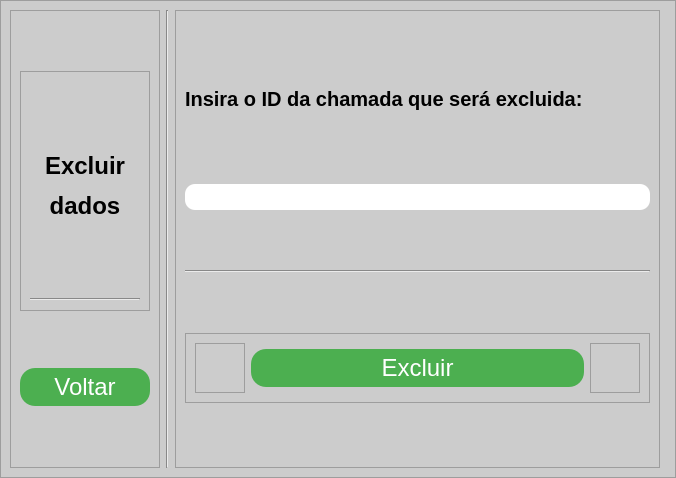
<?xml version="1.0" encoding="UTF-8"?>
<ui version="4.0">
 <class>InsertWindow</class>
 <widget class="QMainWindow" name="InsertWindow">
  <property name="geometry">
   <rect>
    <x>0</x>
    <y>0</y>
    <width>676</width>
    <height>478</height>
   </rect>
  </property>
  <property name="minimumSize">
   <size>
    <width>676</width>
    <height>478</height>
   </size>
  </property>
  <property name="maximumSize">
   <size>
    <width>676</width>
    <height>478</height>
   </size>
  </property>
  <property name="windowTitle">
   <string>Inserir dados</string>
  </property>
  <widget class="QWidget" name="centralwidget">
   <property name="minimumSize">
    <size>
     <width>0</width>
     <height>0</height>
    </size>
   </property>
   <layout class="QVBoxLayout" name="verticalLayout">
    <property name="spacing">
     <number>0</number>
    </property>
    <property name="leftMargin">
     <number>0</number>
    </property>
    <property name="topMargin">
     <number>0</number>
    </property>
    <property name="rightMargin">
     <number>0</number>
    </property>
    <property name="bottomMargin">
     <number>0</number>
    </property>
    <item>
     <widget class="QFrame" name="frame">
      <property name="minimumSize">
       <size>
        <width>0</width>
        <height>0</height>
       </size>
      </property>
      <property name="maximumSize">
       <size>
        <width>6526262</width>
        <height>16777215</height>
       </size>
      </property>
      <property name="styleSheet">
       <string notr="true">background-color: rgb(204, 204, 204);</string>
      </property>
      <property name="frameShape">
       <enum>QFrame::StyledPanel</enum>
      </property>
      <property name="frameShadow">
       <enum>QFrame::Raised</enum>
      </property>
      <layout class="QHBoxLayout" name="horizontalLayout">
       <item>
        <widget class="QFrame" name="frame_2">
         <property name="minimumSize">
          <size>
           <width>150</width>
           <height>0</height>
          </size>
         </property>
         <property name="maximumSize">
          <size>
           <width>150</width>
           <height>16777215</height>
          </size>
         </property>
         <property name="frameShape">
          <enum>QFrame::StyledPanel</enum>
         </property>
         <property name="frameShadow">
          <enum>QFrame::Raised</enum>
         </property>
         <layout class="QVBoxLayout" name="verticalLayout_3">
          <item>
           <widget class="QFrame" name="frame_8">
            <property name="maximumSize">
             <size>
              <width>16777215</width>
              <height>240</height>
             </size>
            </property>
            <property name="frameShape">
             <enum>QFrame::StyledPanel</enum>
            </property>
            <property name="frameShadow">
             <enum>QFrame::Raised</enum>
            </property>
            <layout class="QVBoxLayout" name="verticalLayout_4">
             <item>
              <widget class="QLabel" name="label_4">
               <property name="text">
                <string>&lt;html&gt;&lt;head/&gt;&lt;body&gt;&lt;p align=&quot;center&quot;&gt;&lt;span style=&quot; font-size:18pt; font-weight:600;&quot;&gt;Excluir&lt;/span&gt;&lt;/p&gt;&lt;p align=&quot;center&quot;&gt;&lt;span style=&quot; font-size:18pt; font-weight:600;&quot;&gt;dados&lt;/span&gt;&lt;/p&gt;&lt;/body&gt;&lt;/html&gt;</string>
               </property>
              </widget>
             </item>
             <item>
              <widget class="Line" name="line_3">
               <property name="orientation">
                <enum>Qt::Horizontal</enum>
               </property>
              </widget>
             </item>
            </layout>
           </widget>
          </item>
          <item>
           <widget class="QPushButton" name="pushButton_2">
            <property name="styleSheet">
             <string notr="true">QPushButton{
padding: 5px 25px;
font-size: 24px;
text-align: center;
color: #fff;
background-color: #4CAF50;
border-radius: 15px;
}


QPushButton:hover{
background-color: green;
}



QPushButton:pressed{
  background-color: #3e8e41;
}</string>
            </property>
            <property name="text">
             <string>Voltar</string>
            </property>
            <property name="icon">
             <iconset>
              <normaloff>Icons/Setapratras-removebg-preview.png</normaloff>Icons/Setapratras-removebg-preview.png</iconset>
            </property>
            <property name="iconSize">
             <size>
              <width>25</width>
              <height>15</height>
             </size>
            </property>
           </widget>
          </item>
         </layout>
        </widget>
       </item>
       <item>
        <widget class="Line" name="line_2">
         <property name="orientation">
          <enum>Qt::Vertical</enum>
         </property>
        </widget>
       </item>
       <item>
        <widget class="QFrame" name="frame_4">
         <property name="frameShape">
          <enum>QFrame::StyledPanel</enum>
         </property>
         <property name="frameShadow">
          <enum>QFrame::Raised</enum>
         </property>
         <layout class="QVBoxLayout" name="verticalLayout_2">
          <item>
           <widget class="QLabel" name="label_2">
            <property name="maximumSize">
             <size>
              <width>16777215</width>
              <height>50</height>
             </size>
            </property>
            <property name="styleSheet">
             <string notr="true">background-color: rgb(204, 204, 204);
font-size:20px;
font-weight: bold;
</string>
            </property>
            <property name="text">
             <string>Insira o ID da chamada que será excluida:</string>
            </property>
           </widget>
          </item>
          <item>
           <widget class="QLineEdit" name="lineEdit">
            <property name="maximumSize">
             <size>
              <width>656566</width>
              <height>16777215</height>
             </size>
            </property>
            <property name="styleSheet">
             <string notr="true">
QLineEdit{
font-size: 20px;
text-align: center;
border-radius: 10px;
background-color: rgb(255, 255, 255);
}</string>
            </property>
           </widget>
          </item>
          <item>
           <widget class="Line" name="line">
            <property name="orientation">
             <enum>Qt::Horizontal</enum>
            </property>
           </widget>
          </item>
          <item>
           <widget class="QFrame" name="frame_5">
            <property name="maximumSize">
             <size>
              <width>16777215</width>
              <height>70</height>
             </size>
            </property>
            <property name="frameShape">
             <enum>QFrame::StyledPanel</enum>
            </property>
            <property name="frameShadow">
             <enum>QFrame::Raised</enum>
            </property>
            <layout class="QHBoxLayout" name="horizontalLayout_2">
             <item>
              <widget class="QFrame" name="frame_6">
               <property name="maximumSize">
                <size>
                 <width>50</width>
                 <height>16777215</height>
                </size>
               </property>
               <property name="frameShape">
                <enum>QFrame::StyledPanel</enum>
               </property>
               <property name="frameShadow">
                <enum>QFrame::Raised</enum>
               </property>
              </widget>
             </item>
             <item>
              <widget class="QPushButton" name="pushButton">
               <property name="styleSheet">
                <string notr="true">QPushButton{
padding: 5px 25px;
font-size: 24px;
text-align: center;
color: #fff;
background-color: #4CAF50;
border-radius: 15px;
}


QPushButton:hover{
background-color: green;
}



QPushButton:pressed{
  background-color: #3e8e41;
}</string>
               </property>
               <property name="text">
                <string>Excluir</string>
               </property>
               <property name="icon">
                <iconset>
                 <normaloff>Icons/deleteicon-removebg-preview-removebg-preview.png</normaloff>Icons/deleteicon-removebg-preview-removebg-preview.png</iconset>
               </property>
               <property name="iconSize">
                <size>
                 <width>40</width>
                 <height>25</height>
                </size>
               </property>
              </widget>
             </item>
             <item>
              <widget class="QFrame" name="frame_7">
               <property name="maximumSize">
                <size>
                 <width>50</width>
                 <height>16777215</height>
                </size>
               </property>
               <property name="frameShape">
                <enum>QFrame::StyledPanel</enum>
               </property>
               <property name="frameShadow">
                <enum>QFrame::Raised</enum>
               </property>
              </widget>
             </item>
            </layout>
           </widget>
          </item>
         </layout>
        </widget>
       </item>
       <item>
        <widget class="QFrame" name="frame_3">
         <property name="minimumSize">
          <size>
           <width>0</width>
           <height>0</height>
          </size>
         </property>
         <property name="maximumSize">
          <size>
           <width>150</width>
           <height>16777215</height>
          </size>
         </property>
         <property name="frameShape">
          <enum>QFrame::StyledPanel</enum>
         </property>
         <property name="frameShadow">
          <enum>QFrame::Raised</enum>
         </property>
        </widget>
       </item>
      </layout>
     </widget>
    </item>
   </layout>
  </widget>
 </widget>
 <resources/>
 <connections/>
</ui>
